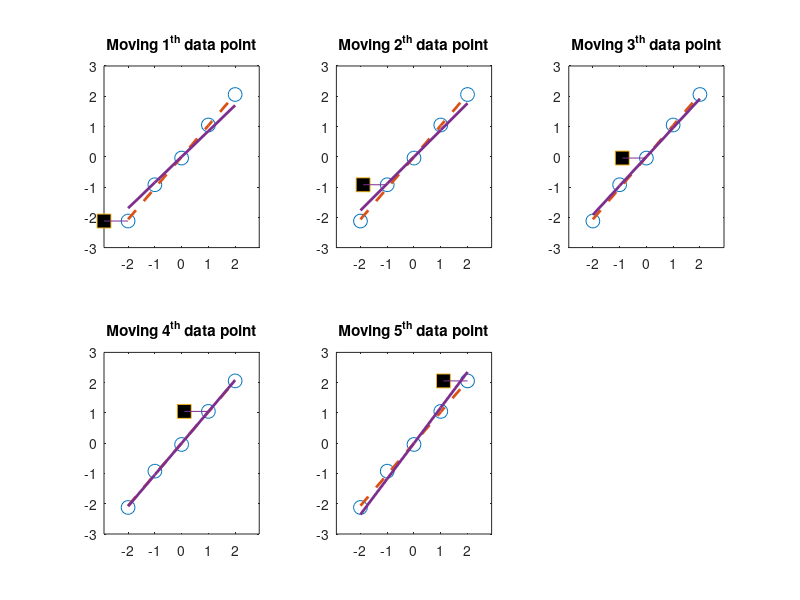

Source code (MATLAB):
%{
Demo for 1D leverages scores

Fig. 2 in Section 6.1 of 
"?Randomized algorithms for matrices and data"
(Mahoney, 2011, ?http://arxiv.org/abs/1104.5557 )

is misleading, since it discussing perturbing regressors and data

Consider a 1D regression problem,
min_{beta} || x*beta - y ||_2

where x is a n x 1 vector of covariates, and y are the data.

By perturbing x, we change the solution.
This is captured by the leverages scores of x.
Since x is a vector, leverage scores are simply proportional
to the magnitude of each entry.

Therefore, the idea of "leverage" is that if we perturb
entries of x that have more leverage, i.e., that are large
in magnitude, then the effect on the regression is greater.

Do we observate that?

Stephen Becker, Feb 14 2018

%}

rng(0);
n   = 5;
% x   = 1:n; 
% x   = -n:-1;
x   = -2:2;


x = x';
slope   = 1;
y   = slope*x + .1*randn(n,1);

slopeEst    = x\y;

delta   = -.9; % try +/-
i = 1;
figure(1); clf;

for i = 1:5
    
    subplot(2,3,i);
    
    plot( x, y ,'o','markersize',10)
    hold all
    plot( x, slopeEst*x, '--' ,'linewidth',2)
    xx = x; xx(i) = xx(i) + delta;
    plot( xx(i), y(i),'s','markersize',10,'MarkerFaceColor','k');
    line( [x(i),xx(i)], y(i)*[1,1]);
    slopeEst_perturbed    = xx\y;
    plot( x, slopeEst_perturbed*x, '-','linewidth',2 )
    xlim([min(x)-abs(delta),max(x)+abs(delta)]);
    title(sprintf('Moving %d^{th} data point',i))

end
